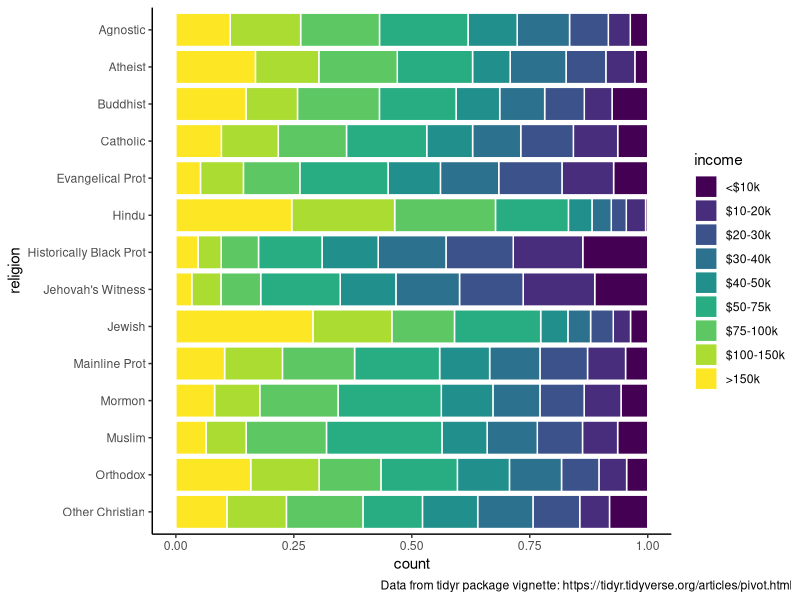

Here is the R script that generated this plot:
## ---- chunk 1
library(tidyverse)
## ---- chunk 2
relig_income
## ---- chunk 3
relig_income |> 
  pivot_longer(cols = !religion, names_to = "income", values_to = "count") |> 
  count(religion)
## ---- chunk 4
#| cap-location: bottom

relig_income |> 
  select(-`Don't know/refused`) |> 
  filter(!religion %in% c("Don’t know/refused", 
                          "Unaffiliated", 
                          "Other World Religions", 
                          "Other Faiths")) |> 
  pivot_longer(cols = !religion, names_to = "income", values_to = "count") |> 
  mutate(income = fct_rev(fct_relevel(income, c(">150k", 
                                                "$100-150k", 
                                                "$75-100k", 
                                                "$50-75k", 
                                                "$40-50k", 
                                                "$30-40k", 
                                                "$20-30k", 
                                                "$10-20k", 
                                                "<$10k"))), 
         religion = fct_rev(religion)) |> 
  ggplot() +
  geom_bar(aes(fill = income, x = count, y = religion), 
           color = "white", 
           stat = "identity", 
           position = "fill") +
  scale_fill_viridis_d() +
  theme_classic() +
  labs(caption = "Data from tidyr package vignette: https://tidyr.tidyverse.org/articles/pivot.html") +
  theme(plot.caption.position = "plot")
